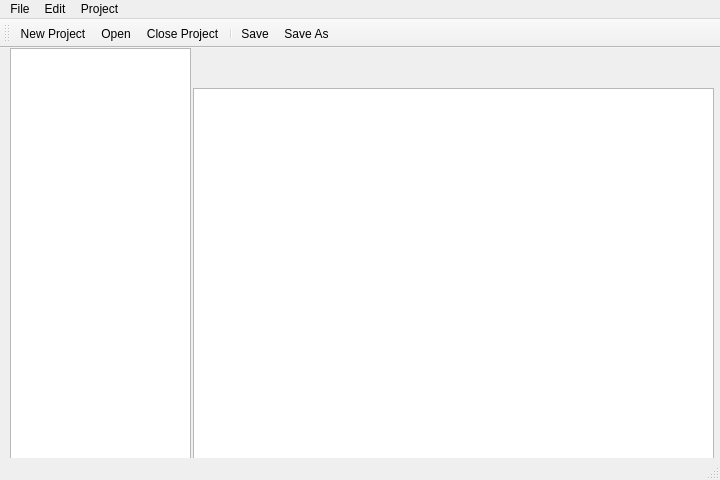
<?xml version="1.0" encoding="UTF-8"?>
<ui version="4.0">
 <class>Chisel</class>
 <widget class="QMainWindow" name="Chisel">
  <property name="geometry">
   <rect>
    <x>0</x>
    <y>0</y>
    <width>720</width>
    <height>480</height>
   </rect>
  </property>
  <property name="windowTitle">
   <string>Chisel</string>
  </property>
  <widget class="QWidget" name="centralWidget">
   <widget class="QTreeView" name="treeView">
    <property name="geometry">
     <rect>
      <x>10</x>
      <y>0</y>
      <width>181</width>
      <height>411</height>
     </rect>
    </property>
   </widget>
   <widget class="QTextEdit" name="textEdit">
    <property name="geometry">
     <rect>
      <x>193</x>
      <y>40</y>
      <width>521</width>
      <height>371</height>
     </rect>
    </property>
   </widget>
  </widget>
  <widget class="QMenuBar" name="menuBar">
   <property name="geometry">
    <rect>
     <x>0</x>
     <y>0</y>
     <width>720</width>
     <height>21</height>
    </rect>
   </property>
   <widget class="QMenu" name="menuFile">
    <property name="title">
     <string>File</string>
    </property>
    <addaction name="actionNew_Project"/>
    <addaction name="actionOpen"/>
    <addaction name="actionRecent_Projects"/>
    <addaction name="separator"/>
    <addaction name="actionClose_Project"/>
    <addaction name="actionClose_All_Projects"/>
    <addaction name="separator"/>
    <addaction name="actionSave"/>
    <addaction name="actionSave_As"/>
    <addaction name="separator"/>
    <addaction name="actionSave_Current_as_PDF"/>
    <addaction name="actionPrint_Current"/>
   </widget>
   <widget class="QMenu" name="menuEdit">
    <property name="title">
     <string>Edit</string>
    </property>
    <addaction name="actionCopy"/>
    <addaction name="actionPaste"/>
   </widget>
   <widget class="QMenu" name="menuProject">
    <property name="title">
     <string>Project</string>
    </property>
    <addaction name="actionNew_Text"/>
    <addaction name="actionNew_Folder"/>
   </widget>
   <addaction name="menuFile"/>
   <addaction name="menuEdit"/>
   <addaction name="menuProject"/>
  </widget>
  <widget class="QToolBar" name="mainToolBar">
   <attribute name="toolBarArea">
    <enum>TopToolBarArea</enum>
   </attribute>
   <attribute name="toolBarBreak">
    <bool>false</bool>
   </attribute>
   <addaction name="actionNew_Project"/>
   <addaction name="actionOpen"/>
   <addaction name="actionClose_Project"/>
   <addaction name="separator"/>
   <addaction name="actionSave"/>
   <addaction name="actionSave_As"/>
  </widget>
  <widget class="QStatusBar" name="statusBar"/>
  <action name="actionNew_Project">
   <property name="text">
    <string>New Project</string>
   </property>
  </action>
  <action name="actionOpen">
   <property name="text">
    <string>Open</string>
   </property>
  </action>
  <action name="actionRecent_Projects">
   <property name="text">
    <string>Recent Projects</string>
   </property>
  </action>
  <action name="actionClose_Project">
   <property name="text">
    <string>Close Project</string>
   </property>
  </action>
  <action name="actionClose_All_Projects">
   <property name="text">
    <string>Close All Projects</string>
   </property>
  </action>
  <action name="actionSave">
   <property name="text">
    <string>Save</string>
   </property>
  </action>
  <action name="actionSave_As">
   <property name="text">
    <string>Save As</string>
   </property>
  </action>
  <action name="actionSave_Current_as_PDF">
   <property name="text">
    <string>Save Current as PDF</string>
   </property>
  </action>
  <action name="actionPrint_Current">
   <property name="text">
    <string>Print Current</string>
   </property>
  </action>
  <action name="actionCopy">
   <property name="text">
    <string>Copy</string>
   </property>
  </action>
  <action name="actionPaste">
   <property name="text">
    <string>Paste</string>
   </property>
  </action>
  <action name="actionNew_Text">
   <property name="text">
    <string>New Text</string>
   </property>
  </action>
  <action name="actionNew_Folder">
   <property name="text">
    <string>New Folder</string>
   </property>
  </action>
 </widget>
 <layoutdefault spacing="6" margin="11"/>
 <resources/>
 <connections/>
</ui>
